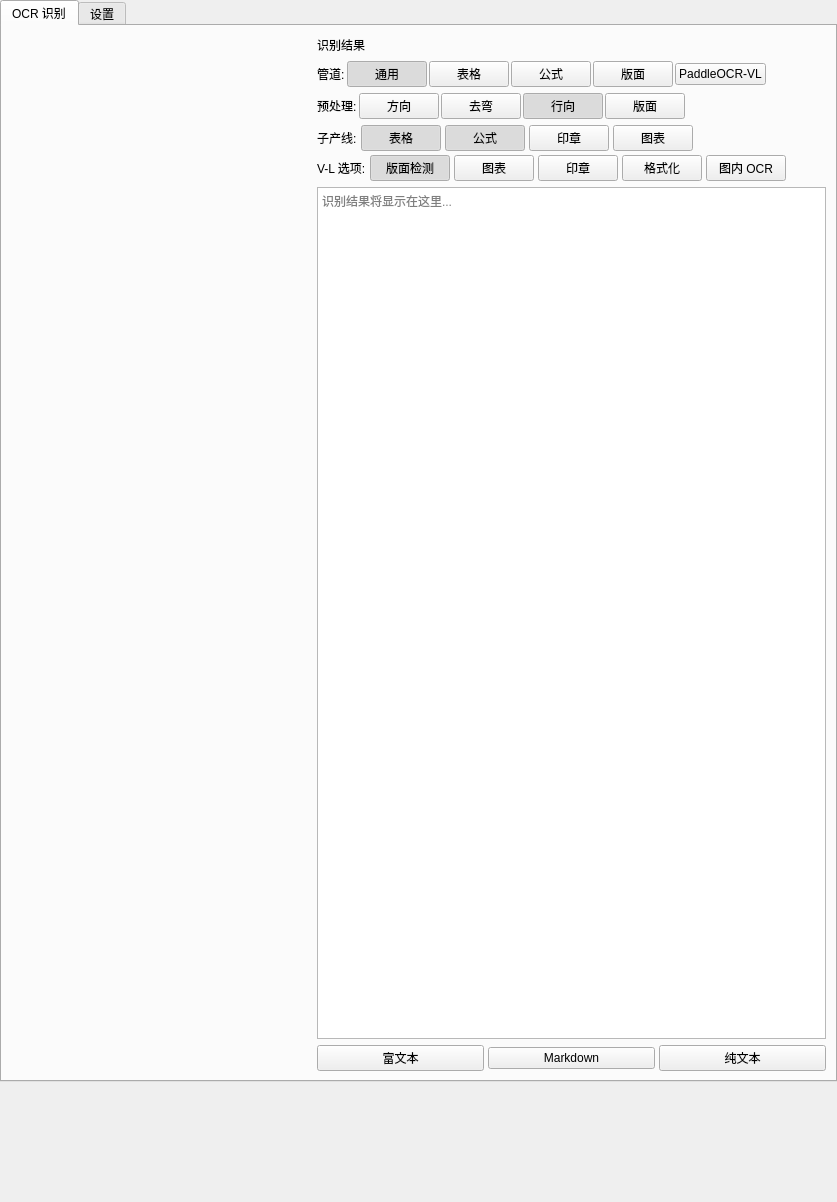
<?xml version="1.0" encoding="UTF-8"?>
<ui version="4.0">
 <class>MainWindowWidget</class>
 <widget class="QWidget" name="MainWindowWidget">
  <layout class="QVBoxLayout" name="verticalLayout">
   <property name="spacing">
    <number>0</number>
   </property>
   <property name="leftMargin">
    <number>0</number>
   </property>
   <property name="topMargin">
    <number>0</number>
   </property>
   <property name="rightMargin">
    <number>0</number>
   </property>
   <property name="bottomMargin">
    <number>0</number>
   </property>
   <item>
    <widget class="QTabWidget" name="tabWidget">
     <property name="currentIndex">
      <number>0</number>
     </property>
     <widget class="QWidget" name="tabOCR">
      <attribute name="title">
       <string>OCR 识别</string>
      </attribute>
      <layout class="QHBoxLayout" name="horizontalLayout">
       <property name="spacing">
        <number>6</number>
       </property>
       <property name="leftMargin">
        <number>9</number>
       </property>
       <property name="topMargin">
        <number>9</number>
       </property>
       <property name="rightMargin">
        <number>9</number>
       </property>
       <property name="bottomMargin">
        <number>9</number>
       </property>
       <item>
        <widget class="PreviewWidget" name="previewWidget" native="true">
         <property name="minimumSize">
          <size>
           <width>300</width>
           <height>0</height>
          </size>
         </property>
        </widget>
       </item>
       <item>
        <widget class="QWidget" name="resultPanel" native="true">
         <property name="minimumSize">
          <size>
           <width>300</width>
           <height>0</height>
          </size>
         </property>
         <layout class="QVBoxLayout" name="verticalLayout_2">
          <property name="spacing">
           <number>6</number>
          </property>
          <property name="leftMargin">
           <number>0</number>
          </property>
          <property name="topMargin">
           <number>0</number>
          </property>
          <property name="rightMargin">
           <number>0</number>
          </property>
          <property name="bottomMargin">
           <number>0</number>
          </property>
          <item>
           <layout class="QHBoxLayout" name="headerLayout">
            <item>
             <widget class="QLabel" name="labelResultTitle">
              <property name="text">
               <string>识别结果</string>
              </property>
             </widget>
            </item>
            <item>
             <spacer name="horizontalSpacer">
              <property name="orientation">
               <enum>Qt::Horizontal</enum>
              </property>
              <property name="sizeHint" stdset="0">
               <size>
                <width>40</width>
                <height>20</height>
               </size>
              </property>
             </spacer>
            </item>
           </layout>
          </item>
          <item>
           <layout class="QHBoxLayout" name="pipelineLayout">
            <property name="spacing">
             <number>2</number>
            </property>
            <item>
             <widget class="QLabel" name="labelPipeline">
              <property name="text">
               <string>管道:</string>
              </property>
             </widget>
            </item>
            <item>
             <widget class="QPushButton" name="btnPipelineOCR">
              <property name="toolTip">
               <string>识别图片中的文字内容</string>
              </property>
              <property name="text">
               <string>通用</string>
              </property>
              <property name="checkable">
               <bool>true</bool>
              </property>
              <property name="checked">
               <bool>true</bool>
              </property>
              <property name="autoExclusive">
               <bool>true</bool>
              </property>
             </widget>
            </item>
            <item>
             <widget class="QPushButton" name="btnPipelineTable">
              <property name="toolTip">
               <string>识别表格结构，输出 HTML 格式</string>
              </property>
              <property name="text">
               <string>表格</string>
              </property>
              <property name="checkable">
               <bool>true</bool>
              </property>
              <property name="checked">
               <bool>false</bool>
              </property>
              <property name="autoExclusive">
               <bool>true</bool>
              </property>
             </widget>
            </item>
            <item>
             <widget class="QPushButton" name="btnPipelineFormula">
              <property name="toolTip">
               <string>识别数学公式，输出 LaTeX 格式</string>
              </property>
              <property name="text">
               <string>公式</string>
              </property>
              <property name="checkable">
               <bool>true</bool>
              </property>
              <property name="checked">
               <bool>false</bool>
              </property>
              <property name="autoExclusive">
               <bool>true</bool>
              </property>
             </widget>
            </item>
            <item>
             <widget class="QPushButton" name="btnPipelineStructure">
              <property name="toolTip">
               <string>解析文档版面，支持表格、公式等子产线</string>
              </property>
              <property name="text">
               <string>版面</string>
              </property>
              <property name="checkable">
               <bool>true</bool>
              </property>
              <property name="checked">
               <bool>false</bool>
              </property>
              <property name="autoExclusive">
               <bool>true</bool>
              </property>
             </widget>
            </item>
            <item>
             <widget class="QPushButton" name="btnPipelinePaddleOCRVL">
              <property name="toolTip">
               <string>PaddleOCR-VL：端到端文档解析，支持表格、公式、印章、图表等（v1.5 支持异形框定位）</string>
              </property>
              <property name="text">
               <string>PaddleOCR-VL</string>
              </property>
              <property name="checkable">
               <bool>true</bool>
              </property>
              <property name="checked">
               <bool>false</bool>
              </property>
              <property name="autoExclusive">
               <bool>true</bool>
              </property>
             </widget>
            </item>
            <item>
             <spacer name="horizontalSpacerPipeline">
              <property name="orientation">
               <enum>Qt::Horizontal</enum>
              </property>
              <property name="sizeHint" stdset="0">
               <size>
                <width>40</width>
                <height>20</height>
               </size>
              </property>
             </spacer>
            </item>
           </layout>
          </item>
          <item>
           <layout class="QHBoxLayout" name="preprocessLayout">
            <property name="spacing">
             <number>2</number>
            </property>
            <item>
             <widget class="QLabel" name="labelPreprocess">
              <property name="text">
               <string>预处理:</string>
              </property>
             </widget>
            </item>
            <item>
             <widget class="QPushButton" name="btnOrient">
              <property name="toolTip">
               <string>文档方向分类：自动检测并矫正 0°/90°/180°/270° 旋转</string>
              </property>
              <property name="text">
               <string>方向</string>
              </property>
              <property name="checkable">
               <bool>true</bool>
              </property>
              <property name="checked">
               <bool>false</bool>
              </property>
             </widget>
            </item>
            <item>
             <widget class="QPushButton" name="btnUnwarp">
              <property name="toolTip">
               <string>文档去弯曲：矫正拍摄/扫描过程中的几何扭曲</string>
              </property>
              <property name="text">
               <string>去弯</string>
              </property>
              <property name="checkable">
               <bool>true</bool>
              </property>
              <property name="checked">
               <bool>false</bool>
              </property>
             </widget>
            </item>
            <item>
             <widget class="QPushButton" name="btnTextline">
              <property name="toolTip">
               <string>文本行方向：检测并矫正文本行的旋转角度（仅通用 OCR）</string>
              </property>
              <property name="text">
               <string>行向</string>
              </property>
              <property name="checkable">
               <bool>true</bool>
              </property>
              <property name="checked">
               <bool>true</bool>
              </property>
             </widget>
            </item>
            <item>
             <widget class="QPushButton" name="btnLayout">
              <property name="toolTip">
               <string>版面检测：检测表格/公式区域（仅表格和公式管道）</string>
              </property>
              <property name="text">
               <string>版面</string>
              </property>
              <property name="checkable">
               <bool>true</bool>
              </property>
              <property name="checked">
               <bool>false</bool>
              </property>
             </widget>
            </item>
            <item>
             <spacer name="horizontalSpacerPreprocess">
              <property name="orientation">
               <enum>Qt::Horizontal</enum>
              </property>
              <property name="sizeHint" stdset="0">
               <size>
                <width>40</width>
                <height>20</height>
               </size>
              </property>
             </spacer>
            </item>
           </layout>
          </item>
          <item>
           <widget class="QWidget" name="subPipelineOptions" native="true">
            <property name="visible">
             <bool>false</bool>
            </property>
            <layout class="QVBoxLayout" name="subPipelineLayout">
             <property name="leftMargin">
              <number>0</number>
             </property>
             <property name="topMargin">
              <number>0</number>
             </property>
             <property name="rightMargin">
              <number>0</number>
             </property>
             <property name="bottomMargin">
              <number>0</number>
             </property>
             <property name="spacing">
              <number>4</number>
             </property>
             <item>
              <layout class="QHBoxLayout" name="ppStructureLayout">
               <item>
                <widget class="QLabel" name="labelSubPipelines">
                 <property name="text">
                  <string>子产线:</string>
                 </property>
                </widget>
               </item>
               <item>
                <widget class="QPushButton" name="btnSubTable">
                 <property name="toolTip">
                  <string>启用表格识别子产线</string>
                 </property>
                 <property name="text">
                  <string>表格</string>
                 </property>
                 <property name="checkable">
                  <bool>true</bool>
                 </property>
                 <property name="checked">
                  <bool>true</bool>
                 </property>
                </widget>
               </item>
               <item>
                <widget class="QPushButton" name="btnSubFormula">
                 <property name="toolTip">
                  <string>启用公式识别子产线</string>
                 </property>
                 <property name="text">
                  <string>公式</string>
                 </property>
                 <property name="checkable">
                  <bool>true</bool>
                 </property>
                 <property name="checked">
                  <bool>true</bool>
                 </property>
                </widget>
               </item>
               <item>
                <widget class="QPushButton" name="btnSubSeal">
                 <property name="toolTip">
                  <string>启用印章识别子产线</string>
                 </property>
                 <property name="text">
                  <string>印章</string>
                 </property>
                 <property name="checkable">
                  <bool>true</bool>
                 </property>
                 <property name="checked">
                  <bool>false</bool>
                 </property>
                </widget>
               </item>
               <item>
                <widget class="QPushButton" name="btnSubChart">
                 <property name="toolTip">
                  <string>启用图表识别子产线</string>
                 </property>
                 <property name="text">
                  <string>图表</string>
                 </property>
                 <property name="checkable">
                  <bool>true</bool>
                 </property>
                 <property name="checked">
                  <bool>false</bool>
                 </property>
                </widget>
               </item>
               <item>
                <spacer name="horizontalSpacerSub">
                 <property name="orientation">
                  <enum>Qt::Horizontal</enum>
                 </property>
                 <property name="sizeHint" stdset="0">
                  <size>
                   <width>40</width>
                   <height>20</height>
                  </size>
                 </property>
                </spacer>
               </item>
              </layout>
             </item>
             <item>
              <layout class="QHBoxLayout" name="paddleocrVlLayout">
               <item>
                <widget class="QLabel" name="labelVlOptions">
                 <property name="text">
                  <string>V-L 选项:</string>
                 </property>
                </widget>
               </item>
               <item>
                <widget class="QPushButton" name="btnVlLayout">
                 <property name="toolTip">
                  <string>启用版面区域检测排序（默认开启）</string>
                 </property>
                 <property name="text">
                  <string>版面检测</string>
                 </property>
                 <property name="checkable">
                  <bool>true</bool>
                 </property>
                 <property name="checked">
                  <bool>true</bool>
                 </property>
                </widget>
               </item>
               <item>
                <widget class="QPushButton" name="btnVlChart">
                 <property name="toolTip">
                  <string>启用图表解析功能</string>
                 </property>
                 <property name="text">
                  <string>图表</string>
                 </property>
                 <property name="checkable">
                  <bool>true</bool>
                 </property>
                 <property name="checked">
                  <bool>false</bool>
                 </property>
                </widget>
               </item>
               <item>
                <widget class="QPushButton" name="btnVlSeal">
                 <property name="toolTip">
                  <string>启用印章识别功能（v1.5 新增）</string>
                 </property>
                 <property name="text">
                  <string>印章</string>
                 </property>
                 <property name="checkable">
                  <bool>true</bool>
                 </property>
                 <property name="checked">
                  <bool>false</bool>
                 </property>
                </widget>
               </item>
               <item>
                <widget class="QPushButton" name="btnVlFormat">
                 <property name="toolTip">
                  <string>将结果格式化为 Markdown 格式</string>
                 </property>
                 <property name="text">
                  <string>格式化</string>
                 </property>
                 <property name="checkable">
                  <bool>true</bool>
                 </property>
                 <property name="checked">
                  <bool>false</bool>
                 </property>
                </widget>
               </item>
               <item>
                <widget class="QPushButton" name="btnVlOcrImage">
                 <property name="toolTip">
                  <string>对图片块中的文字进行 OCR 识别</string>
                 </property>
                 <property name="text">
                  <string>图内 OCR</string>
                 </property>
                 <property name="checkable">
                  <bool>true</bool>
                 </property>
                 <property name="checked">
                  <bool>false</bool>
                 </property>
                </widget>
               </item>
               <item>
                <spacer name="horizontalSpacerVl">
                 <property name="orientation">
                  <enum>Qt::Horizontal</enum>
                 </property>
                 <property name="sizeHint" stdset="0">
                  <size>
                   <width>40</width>
                   <height>20</height>
                  </size>
                 </property>
                </spacer>
               </item>
              </layout>
             </item>
            </layout>
           </widget>
          </item>
          <item>
           <widget class="QTextEdit" name="textResult">
            <property name="readOnly">
             <bool>false</bool>
            </property>
            <property name="placeholderText">
             <string>识别结果将显示在这里...</string>
            </property>
           </widget>
          </item>
          <item>
           <layout class="QHBoxLayout" name="copyButtonsLayout">
            <property name="spacing">
             <number>4</number>
            </property>
            <item>
             <widget class="QPushButton" name="btnCopyRich">
              <property name="toolTip">
               <string>复制为富文本格式，可粘贴到 Word/Excel 保留表格格式</string>
              </property>
              <property name="text">
               <string>富文本</string>
              </property>
             </widget>
            </item>
            <item>
             <widget class="QPushButton" name="btnCopyMarkdown">
              <property name="toolTip">
               <string>复制为 Markdown 格式，保留表格和公式结构</string>
              </property>
              <property name="text">
               <string>Markdown</string>
              </property>
             </widget>
            </item>
            <item>
             <widget class="QPushButton" name="btnCopyPlain">
              <property name="toolTip">
               <string>复制为纯文本格式</string>
              </property>
              <property name="text">
               <string>纯文本</string>
              </property>
             </widget>
            </item>
           </layout>
          </item>
         </layout>
        </widget>
       </item>
      </layout>
     </widget>
     <widget class="QWidget" name="tabSettings">
      <attribute name="title">
       <string>设置</string>
      </attribute>
      <layout class="QVBoxLayout" name="verticalLayout_3">
       <property name="spacing">
        <number>12</number>
       </property>
       <property name="leftMargin">
        <number>16</number>
       </property>
       <property name="topMargin">
        <number>16</number>
       </property>
       <property name="rightMargin">
        <number>16</number>
       </property>
       <property name="bottomMargin">
        <number>16</number>
       </property>
       <item>
        <widget class="QGroupBox" name="groupPreload">
         <property name="title">
          <string>模型预加载</string>
         </property>
         <layout class="QVBoxLayout" name="preloadLayout">
          <property name="spacing">
           <number>8</number>
          </property>
          <item>
           <widget class="QCheckBox" name="chkEnablePreload">
            <property name="toolTip">
             <string>启动应用时自动预加载选中的管道，首次识别时无需等待</string>
            </property>
            <property name="text">
             <string>启动时自动预加载模型</string>
            </property>
            <property name="checked">
             <bool>true</bool>
            </property>
           </widget>
          </item>
          <item>
           <widget class="QWidget" name="preloadOptions" native="true">
            <layout class="QVBoxLayout" name="preloadOptionsLayout">
             <property name="spacing">
              <number>6</number>
             </property>
             <property name="leftMargin">
              <number>20</number>
             </property>
             <property name="topMargin">
              <number>0</number>
             </property>
             <property name="rightMargin">
              <number>0</number>
             </property>
             <property name="bottomMargin">
              <number>0</number>
             </property>
             <item>
              <widget class="QLabel" name="labelPreloadPipelines">
               <property name="text">
                <string>预加载管道:</string>
               </property>
              </widget>
             </item>
             <item>
              <layout class="QHBoxLayout" name="preloadPipelinesLayout">
               <property name="spacing">
                <number>4</number>
               </property>
               <item>
                <widget class="QCheckBox" name="chkPreloadOCR">
                 <property name="toolTip">
                  <string>通用 OCR 管道（约 600MB 显存）</string>
                 </property>
                 <property name="text">
                  <string>通用 OCR</string>
                 </property>
                 <property name="checked">
                  <bool>true</bool>
                 </property>
                </widget>
               </item>
               <item>
                <widget class="QCheckBox" name="chkPreloadTable">
                 <property name="toolTip">
                  <string>表格识别管道</string>
                 </property>
                 <property name="text">
                  <string>表格</string>
                 </property>
                 <property name="checked">
                  <bool>false</bool>
                 </property>
                </widget>
               </item>
               <item>
                <widget class="QCheckBox" name="chkPreloadFormula">
                 <property name="toolTip">
                  <string>公式识别管道</string>
                 </property>
                 <property name="text">
                  <string>公式</string>
                 </property>
                 <property name="checked">
                  <bool>false</bool>
                 </property>
                </widget>
               </item>
               <item>
                <widget class="QCheckBox" name="chkPreloadStructure">
                 <property name="toolTip">
                  <string>版面解析管道（包含 15+ 模型，约 2-3GB 显存）</string>
                 </property>
                 <property name="text">
                  <string>版面</string>
                 </property>
                 <property name="checked">
                  <bool>false</bool>
                 </property>
                </widget>
               </item>
               <item>
                <widget class="QCheckBox" name="chkPreloadPaddleOCRVL">
                 <property name="toolTip">
                  <string>PaddleOCR-VL 端到端文档解析（v1.5 支持异形框定位）</string>
                 </property>
                 <property name="text">
                  <string>PaddleOCR-VL</string>
                 </property>
                 <property name="checked">
                  <bool>false</bool>
                 </property>
                </widget>
               </item>
               <item>
                <spacer name="horizontalSpacerPreload">
                 <property name="orientation">
                  <enum>Qt::Horizontal</enum>
                 </property>
                 <property name="sizeHint" stdset="0">
                  <size>
                   <width>40</width>
                   <height>20</height>
                  </size>
                 </property>
                </spacer>
               </item>
              </layout>
             </item>
             <item>
              <widget class="QCheckBox" name="chkParallelPreload">
               <property name="toolTip">
                <string>并行加载多个管道可加快速度，但会增加峰值显存占用</string>
               </property>
               <property name="text">
                <string>并行加载（加快速度，增加显存）</string>
               </property>
               <property name="checked">
                <bool>false</bool>
               </property>
              </widget>
             </item>
             <item>
              <widget class="QWidget" name="parallelOptions" native="true">
               <layout class="QHBoxLayout" name="parallelOptionsLayout">
                <property name="spacing">
                 <number>8</number>
                </property>
                <property name="leftMargin">
                 <number>20</number>
                </property>
                <property name="topMargin">
                 <number>0</number>
                </property>
                <property name="rightMargin">
                 <number>0</number>
                </property>
                <property name="bottomMargin">
                 <number>0</number>
                </property>
                <item>
                 <widget class="QLabel" name="labelMaxWorkers">
                  <property name="text">
                   <string>并行数量:</string>
                  </property>
                 </widget>
                </item>
                <item>
                 <widget class="QSpinBox" name="spinMaxWorkers">
                  <property name="toolTip">
                   <string>同时加载的管道数量，建议不超过 2</string>
                  </property>
                  <property name="minimum">
                   <number>1</number>
                  </property>
                  <property name="maximum">
                   <number>4</number>
                  </property>
                  <property name="value">
                   <number>2</number>
                  </property>
                 </widget>
                </item>
                <item>
                 <widget class="QLabel" name="labelMaxWorkersHint">
                  <property name="text">
                   <string>(建议不超过 2)</string>
                  </property>
                  <property name="foregroundRole">
                   <enum>QPalette::PlaceholderText</enum>
                  </property>
                 </widget>
                </item>
                <item>
                 <spacer name="horizontalSpacerWorkers">
                  <property name="orientation">
                   <enum>Qt::Horizontal</enum>
                  </property>
                  <property name="sizeHint" stdset="0">
                   <size>
                    <width>40</width>
                    <height>20</height>
                   </size>
                  </property>
                 </spacer>
                </item>
               </layout>
              </widget>
             </item>
            </layout>
           </widget>
          </item>
          <item>
           <widget class="QPushButton" name="btnPreloadNow">
            <property name="toolTip">
             <string>立即预加载选中的管道</string>
            </property>
            <property name="text">
             <string>立即预加载</string>
            </property>
            <property name="maximumSize">
             <size>
              <width>150</width>
              <height>16777215</height>
             </size>
            </property>
           </widget>
          </item>
         </layout>
        </widget>
       </item>
       <item>
        <widget class="QGroupBox" name="groupCache">
         <property name="title">
          <string>缓存管理</string>
         </property>
         <layout class="QVBoxLayout" name="cacheLayout">
          <property name="spacing">
           <number>8</number>
          </property>
          <item>
           <layout class="QHBoxLayout" name="cacheButtonsLayout">
            <property name="spacing">
             <number>8</number>
            </property>
            <item>
             <widget class="QPushButton" name="btnRefreshCache">
              <property name="toolTip">
               <string>重新扫描模型缓存状态</string>
              </property>
              <property name="text">
               <string>刷新缓存状态</string>
              </property>
             </widget>
            </item>
            <item>
             <widget class="QPushButton" name="btnClearCache">
              <property name="toolTip">
               <string>清除依赖检测缓存（不影响已下载的模型）</string>
              </property>
              <property name="text">
               <string>清除缓存</string>
              </property>
            </widget>
           </item>
           <item>
             <spacer name="horizontalSpacerCache">
              <property name="orientation">
               <enum>Qt::Horizontal</enum>
              </property>
              <property name="sizeHint" stdset="0">
               <size>
                <width>40</width>
                <height>20</height>
               </size>
              </property>
             </spacer>
            </item>
           </layout>
          </item>
          <item>
           <widget class="QLabel" name="labelCacheStatus">
            <property name="text">
             <string>缓存状态: 未知</string>
            </property>
            <property name="foregroundRole">
             <enum>QPalette::PlaceholderText</enum>
            </property>
           </widget>
          </item>
         </layout>
        </widget>
       </item>
       <item>
        <widget class="QGroupBox" name="groupStatus">
         <property name="title">
          <string>预加载状态</string>
         </property>
         <layout class="QVBoxLayout" name="statusLayout">
          <property name="spacing">
           <number>8</number>
          </property>
          <item>
           <widget class="QLabel" name="labelPreloadStatus">
            <property name="text">
             <string>尚未预加载</string>
            </property>
            <property name="wordWrap">
             <bool>true</bool>
            </property>
           </widget>
          </item>
          <item>
           <widget class="QProgressBar" name="progressPreload">
            <property name="value">
             <number>0</number>
            </property>
            <property name="textVisible">
             <bool>true</bool>
            </property>
            <property name="visible">
             <bool>false</bool>
            </property>
           </widget>
          </item>
         </layout>
        </widget>
       </item>
       <item>
        <widget class="QGroupBox" name="groupLLMConfig">
         <property name="title">
          <string>LLM 服务配置</string>
         </property>
         <layout class="QVBoxLayout" name="llmConfigLayout">
          <property name="spacing">
           <number>8</number>
          </property>
          <item>
           <widget class="QLabel" name="labelLLMHint">
            <property name="text">
             <string>配置 LLM 服务以启用信息抽取功能</string>
            </property>
            <property name="foregroundRole">
             <enum>QPalette::PlaceholderText</enum>
            </property>
           </widget>
          </item>
          <item>
           <layout class="QGridLayout" name="llmGrid">
            <item row="0" column="0">
             <widget class="QLabel" name="labelMLLMUrl">
              <property name="text">
               <string>MLLM 服务地址:</string>
              </property>
             </widget>
            </item>
            <item row="0" column="1">
             <widget class="QLineEdit" name="editMLLMUrl">
              <property name="placeholderText">
               <string>http://127.0.0.1:8080/v1/chat/completions</string>
              </property>
             </widget>
            </item>
            <item row="1" column="0">
             <widget class="QLabel" name="labelMLLMModel">
              <property name="text">
               <string>MLLM 模型名称:</string>
              </property>
             </widget>
            </item>
            <item row="1" column="1">
             <widget class="QLineEdit" name="editMLLMModel">
              <property name="placeholderText">
               <string>PP-DocBee2</string>
              </property>
             </widget>
            </item>
            <item row="2" column="0">
             <widget class="QLabel" name="labelLLMUrl">
              <property name="text">
               <string>LLM 服务地址:</string>
              </property>
             </widget>
            </item>
            <item row="2" column="1">
             <widget class="QLineEdit" name="editLLMUrl">
              <property name="placeholderText">
               <string>http://127.0.0.1:8080/v1/chat/completions</string>
              </property>
             </widget>
            </item>
            <item row="3" column="0">
             <widget class="QLabel" name="labelLLMModel">
              <property name="text">
               <string>LLM 模型名称:</string>
              </property>
             </widget>
            </item>
            <item row="3" column="1">
             <widget class="QLineEdit" name="editLLMModel">
              <property name="placeholderText">
               <string>Qwen2.5</string>
              </property>
             </widget>
            </item>
            <item row="4" column="0">
             <widget class="QLabel" name="labelApiKey">
              <property name="text">
               <string>API Key (可选):</string>
              </property>
             </widget>
            </item>
            <item row="4" column="1">
             <widget class="QLineEdit" name="editApiKey">
              <property name="echoMode">
               <enum>QLineEdit::Password</enum>
              </property>
              <property name="placeholderText">
               <string>留空表示不需要 API Key</string>
              </property>
             </widget>
            </item>
           </layout>
          </item>
          <item>
           <widget class="QPushButton" name="btnSaveLLMConfig">
            <property name="text">
             <string>保存配置</string>
            </property>
           </widget>
          </item>
         </layout>
        </widget>
       </item>
       <item>
        <widget class="QGroupBox" name="groupTemplate">
         <property name="title">
          <string>抽取模板管理</string>
         </property>
         <layout class="QVBoxLayout" name="templateLayout">
          <property name="spacing">
           <number>8</number>
          </property>
          <item>
           <widget class="QLabel" name="labelTemplateHint">
            <property name="text">
             <string>管理常用的抽取字段模板</string>
            </property>
            <property name="foregroundRole">
             <enum>QPalette::PlaceholderText</enum>
            </property>
           </widget>
          </item>
          <item>
           <widget class="QTableWidget" name="tableTemplates">
            <property name="selectionBehavior">
             <enum>QAbstractItemView::SelectRows</enum>
            </property>
            <column>
             <property name="text">
              <string>模板名称</string>
             </property>
            </column>
            <column>
             <property name="text">
              <string>字段列表</string>
             </property>
            </column>
           </widget>
          </item>
          <item>
           <layout class="QHBoxLayout" name="templateButtons">
            <item>
             <widget class="QPushButton" name="btnAddTemplate">
              <property name="text">
               <string>添加模板</string>
              </property>
             </widget>
            </item>
            <item>
             <widget class="QPushButton" name="btnEditTemplate">
              <property name="text">
               <string>编辑模板</string>
              </property>
             </widget>
            </item>
            <item>
             <widget class="QPushButton" name="btnDeleteTemplate">
              <property name="text">
               <string>删除模板</string>
              </property>
             </widget>
            </item>
           </layout>
          </item>
         </layout>
        </widget>
       </item>
       <item>
        <spacer name="verticalSpacer">
         <property name="orientation">
          <enum>Qt::Vertical</enum>
         </property>
         <property name="sizeHint" stdset="0">
          <size>
           <width>20</width>
           <height>40</height>
          </size>
         </property>
        </spacer>
       </item>
      </layout>
     </widget>
    </widget>
   </item>
   <item>
    <widget class="QWidget" name="consoleContainer" native="true">
     <property name="minimumSize">
      <size>
       <width>0</width>
       <height>120</height>
      </size>
     </property>
     <property name="maximumSize">
      <size>
       <width>16777215</width>
       <height>200</height>
      </size>
     </property>
    </widget>
   </item>
  </layout>
 </widget>
 <customwidgets>
  <customwidget>
   <class>PreviewWidget</class>
   <extends>QWidget</extends>
   <header>vibeocr.widgets.preview_widget</header>
   <container>1</container>
  </customwidget>
 </customwidgets>
 <resources/>
 <connections/>
</ui>
